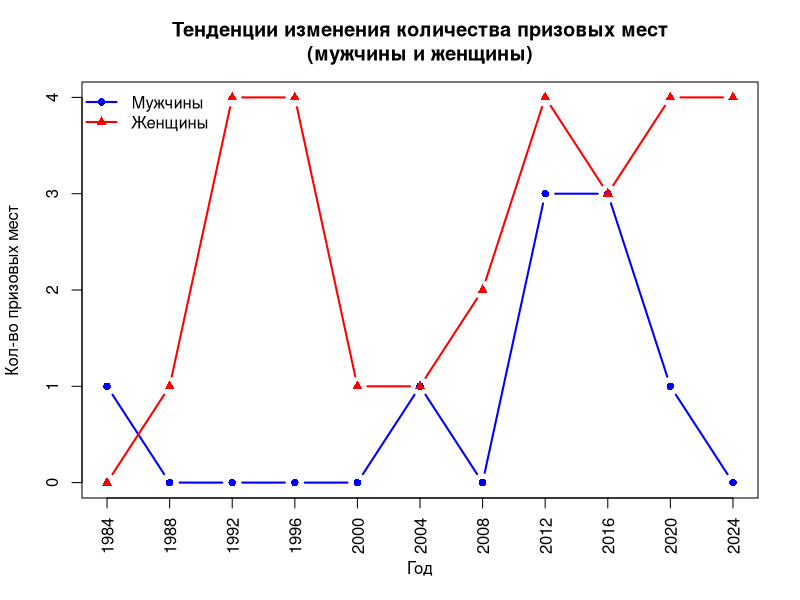
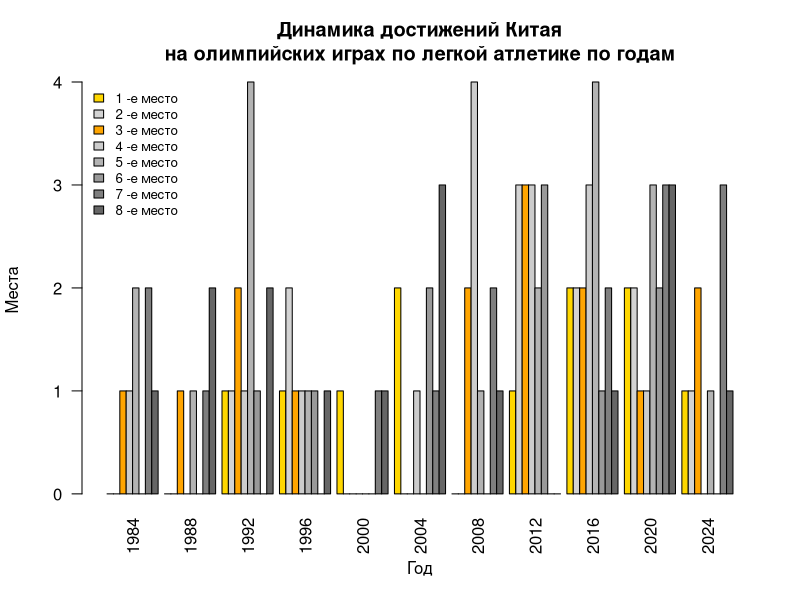
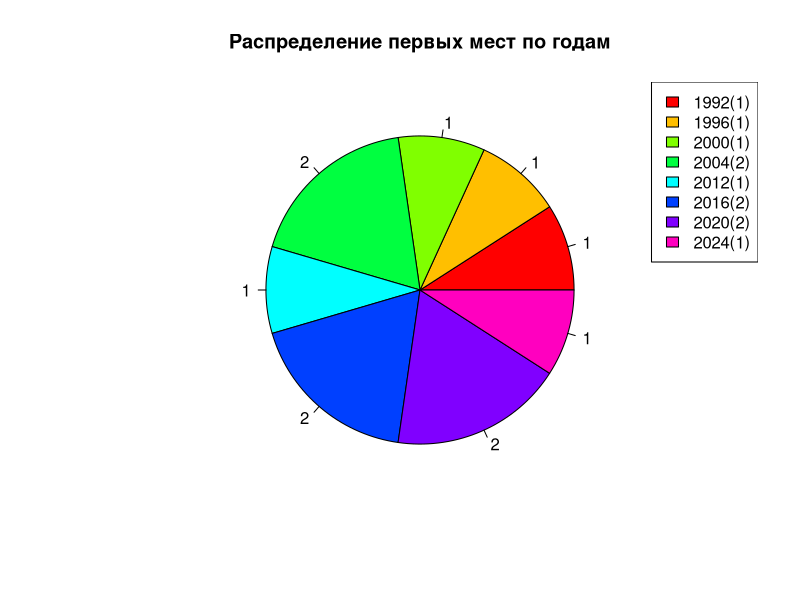
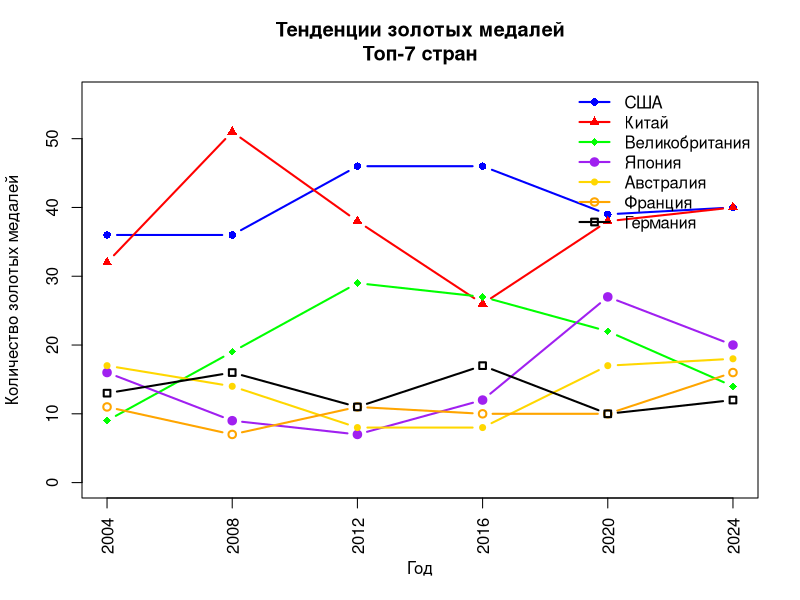
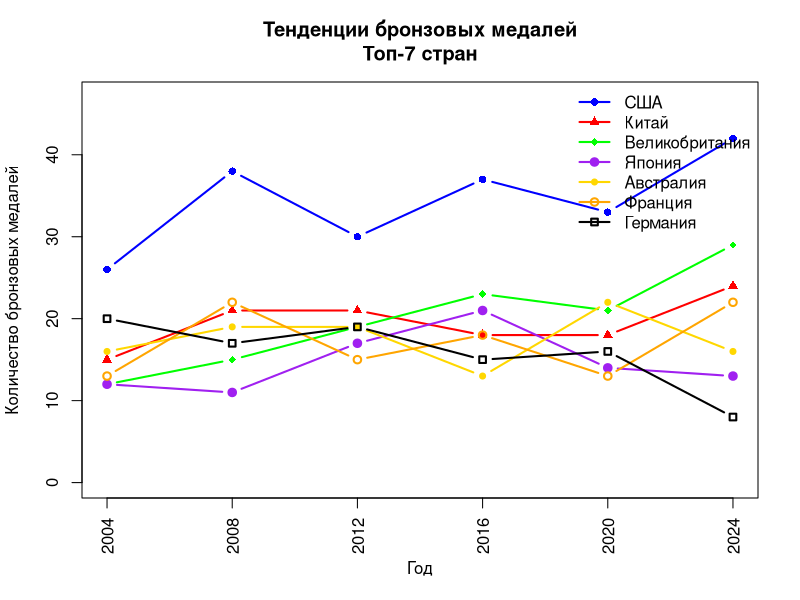
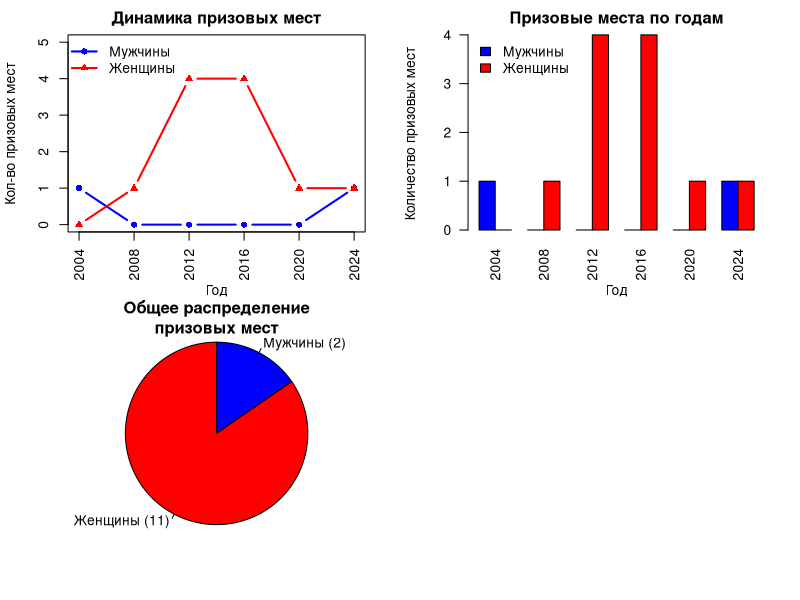

Source code (R) for these figures, in order:
setwd("C:/Users/Kurdicks/Desktop/r yazik/Excel")

library(readxl)

dataset <- read_excel("datasetmen.xls", sheet = "DataSet")
datasetwoman <- read_excel("datasetmen.xls", sheet = "WomanDS")
datasetman <- read_excel("datasetmen.xls", sheet = "ManDS")

years <- seq(from = 1984, to = 2024, by = 4)

menMedals <- rowSums(datasetman[, 2:4])
womenMedals <- rowSums(datasetwoman[, 2:4])

if (!is.numeric(years) || !is.numeric(menMedals) || !is.numeric(womenMedals)) {
  years <- as.numeric(years)
  menMedals <- as.numeric(menMedals)
  womenMedals <- as.numeric(womenMedals)
}

if (any(is.na(years)) || any(is.na(menMedals)) || any(is.na(womenMedals))) {
  warning("Данные содержат NA. Удаляем строки с NA.")
  valid <- !is.na(years) & !is.na(menMedals) & !is.na(womenMedals)
  years <- years[valid]
  menMedals <- menMedals[valid]
  womenMedals <- womenMedals[valid]
}

if (length(years) == 0 || length(menMedals) == 0 || length(womenMedals) == 0) {
  stop("Ошибка: данные пусты после очистки")
}

plot(years, menMedals, type = "n", main = "Тенденции изменения количества призовых мест\n(мужчины и женщины)",
     xlab = "Год", ylab = "Кол-во призовых мест", xaxt = "n", 
     ylim = c(0, max(c(menMedals, womenMedals), na.rm = TRUE)))

axis(1, at = years, labels = years, las = 2)

lines(years, menMedals, type = "b", col = "blue", pch = 16, lwd = 2)
lines(years, womenMedals, type = "b", col = "red", pch = 17, lwd = 2)

legend("topleft", legend = c("Мужчины", "Женщины"), col = c("blue", "red"), 
       pch = c(16, 17), lwd = 2, bty = "n")

if (nrow(dataset) != length(years)) {
  warning(paste("Количество строк в dataset (", nrow(dataset), ") не соответствует количеству лет (", length(years), "). Обрезаем годы."))
  years <- years[1:nrow(dataset)] 
}

if (ncol(dataset) > 1) {
  category_data <- as.matrix(dataset[, -1])  
} else {
  category_data <- as.matrix(dataset)
}

if (ncol(category_data) > 8) {
  category_data <- category_data[, 1:8] 
} else if (ncol(category_data) < 1) {
  stop("Нет данных по категориям")
}

category_data <- t(category_data)

colors <- c("gold", "lightgrey", "orange", "grey80", "grey70", "grey60", "grey50", "grey40")[1:nrow(category_data)]

barplot(category_data, 
        beside = TRUE,           
        names.arg = years,        
        col = colors,             
        main = "Динамика достижений Китая\nна олимпийских играх по легкой атлетике по годам",
        xlab = "Год",
        ylab = "Места",
        las = 2,                 
        legend.text = paste(1:nrow(category_data), "-е место"), 
        args.legend = list(x = "topleft", bty = "n", cex = 0.8)) 
GOLD <- dataset[, 2]
years <- dataset[, 1]

positive_idx <- GOLD > 0
GOLD_positive <- GOLD[positive_idx]
years_positive <- years[positive_idx]

colors <- rainbow(length(GOLD_positive))
pie(GOLD_positive,  
    labels = GOLD_positive,
    main = "Распределение первых мест по годам", 
    col = colors)
legend("topright", 
       legend = paste(years_positive, "(", GOLD_positive, ")", sep = ""), 
       fill = colors)

last6 <- c(2004, 2008, 2012, 2016, 2020, 2024)

usa_gold <- c(36, 36, 46, 46, 39, 40)
chn_gold <- c(32, 51, 38, 26, 38, 40)
gbr_gold <- c(9, 19, 29, 27, 22, 14)
jpn_gold <- c(16, 9, 7, 12, 27, 20)
aus_gold <- c(17, 14, 8, 8, 17, 18)
fra_gold <- c(11, 7, 11, 10, 10, 16)
ger_gold <- c(13, 16, 11, 17, 10, 12)

usa_bronze <- c(26, 38, 30, 37, 33, 42)
chn_bronze <- c(15, 21, 21, 18, 18, 24)
gbr_bronze <- c(12, 15, 19, 23, 21, 29)
jpn_bronze <- c(12, 11, 17, 21, 14, 13)
aus_bronze <- c(16, 19, 19, 13, 22, 16)
fra_bronze <- c(13, 22, 15, 18, 13, 22)
ger_bronze <- c(20, 17, 19, 15, 16, 8)

plot(last6, usa_gold, 
     type = "n",
     ylim = c(0, max(usa_gold, chn_gold, gbr_gold, jpn_gold, aus_gold, fra_gold, ger_gold) + 5),
     main = "Тенденции золотых медалей\nТоп-7 стран",
     xlab = "Год",
     ylab = "Количество золотых медалей",
     xaxt = "n"
)

axis(1, at = last6, labels = last6, las = 2)

lines(last6, usa_gold, type = "b", col = "blue", pch = 16, lwd = 2)  # США
lines(last6, chn_gold, type = "b", col = "red", pch = 17, lwd = 2)   # Китай
lines(last6, gbr_gold, type = "b", col = "green", pch = 18, lwd = 2)  # Великобритания
lines(last6, jpn_gold, type = "b", col = "purple", pch = 19, lwd = 2) # Япония
lines(last6, aus_gold, type = "b", col = "gold", pch = 20, lwd = 2)   # Австралия
lines(last6, fra_gold, type = "b", col = "orange", pch = 21, lwd = 2) # Франция
lines(last6, ger_gold, type = "b", col = "black", pch = 22, lwd = 2)  # Германия

legend("topright", 
       legend = c("США", "Китай", "Великобритания", "Япония", "Австралия", "Франция", "Германия"), 
       col = c("blue", "red", "green", "purple", "gold", "orange", "black"), 
       pch = c(16, 17, 18, 19, 20, 21, 22), 
       lwd = 2, 
       bty = "n")

plot(last6, usa_bronze, 
     type = "n",
     ylim = c(0, max(usa_bronze, chn_bronze, gbr_bronze, jpn_bronze, aus_bronze, fra_bronze, ger_bronze) + 5),
     main = "Тенденции бронзовых медалей\nТоп-7 стран",
     xlab = "Год",
     ylab = "Количество бронзовых медалей",
     xaxt = "n"
)

axis(1, at = last6, labels = last6, las = 2)

lines(last6, usa_bronze, type = "b", col = "blue", pch = 16, lwd = 2)  # США
lines(last6, chn_bronze, type = "b", col = "red", pch = 17, lwd = 2)   # Китай
lines(last6, gbr_bronze, type = "b", col = "green", pch = 18, lwd = 2)  # Великобритания
lines(last6, jpn_bronze, type = "b", col = "purple", pch = 19, lwd = 2) # Япония
lines(last6, aus_bronze, type = "b", col = "gold", pch = 20, lwd = 2)   # Австралия
lines(last6, fra_bronze, type = "b", col = "orange", pch = 21, lwd = 2) # Франция
lines(last6, ger_bronze, type = "b", col = "black", pch = 22, lwd = 2)  # Германия

legend("topright", 
       legend = c("США", "Китай", "Великобритания", "Япония", "Австралия", "Франция", "Германия"), 
       col = c("blue", "red", "green", "purple", "gold", "orange", "black"), 
       pch = c(16, 17, 18, 19, 20, 21, 22), 
       lwd = 2, 
       bty = "n")
menMedals6 = menMedals[1:6]
womenMedals6 = womenMedals[1:6] 
menTotal = sum(menMedals6)
womenTotal = sum(womenMedals6)

par(mfrow = c(2,2), mar = c(4,4,2,2) + 0.1)
plot(last6, menMedals6,
     type="n", ylim = c(0, max(menMedals6, womenMedals6) + 1), 
     main = "Динамика призовых мест",
     xlab = "Год",
     ylab = "Кол-во призовых мест",
     xaxt = "n")


axis(1, at = last6, lables = last6, las = 2)

lines(last6, menMedals6, type = "b", col = "blue", pch = 16, lwd = 2)
lines(last6, womenMedals6, type = "b", col = "red", pch = 17, lwd = 2)

legend("topleft", 
       legend = c("Мужчины", "Женщины"), 
       col = c("blue", "red"), 
       pch = c(16, 17), 
       lwd = 2, 
       bty = "n")

bar_data <- matrix(c(menMedals6, womenMedals6), nrow = length(last6), byrow = FALSE)
write.csv(bar_data, file = "bar_data.csv", row.names = TRUE)

colnames(bar_data) <- c("Мужчины", "Женщины")
rownames(bar_data) <- last6

barplot(t(bar_data), 
        beside = TRUE,
        names.arg = last6,
        col = c("blue", "red"),
        main = "Призовые места по годам",
        xlab = "Год",
        ylab = "Количество призовых мест",
        las = 2,
        legend = colnames(bar_data),
        args.legend = list(x = "topleft", bty = "n")
)

pie_data <- c(menTotal, womenTotal)
pie_labels <- c(paste("Мужчины (", menTotal, ")", sep = ""),
                paste("Женщины (", womenTotal, ")", sep = ""))

pie(pie_data,
    labels = pie_labels,
    main = "Общее распределение\nпризовых мест",
    col = c("blue", "red"),
    clockwise = TRUE,
    init.angle = 90,
    radius = 1
)

par(mfrow = c(1, 1))